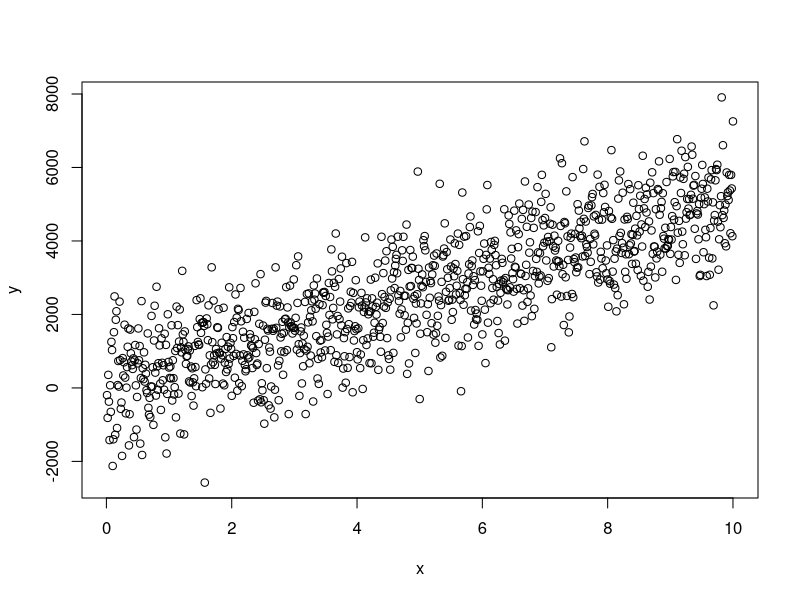
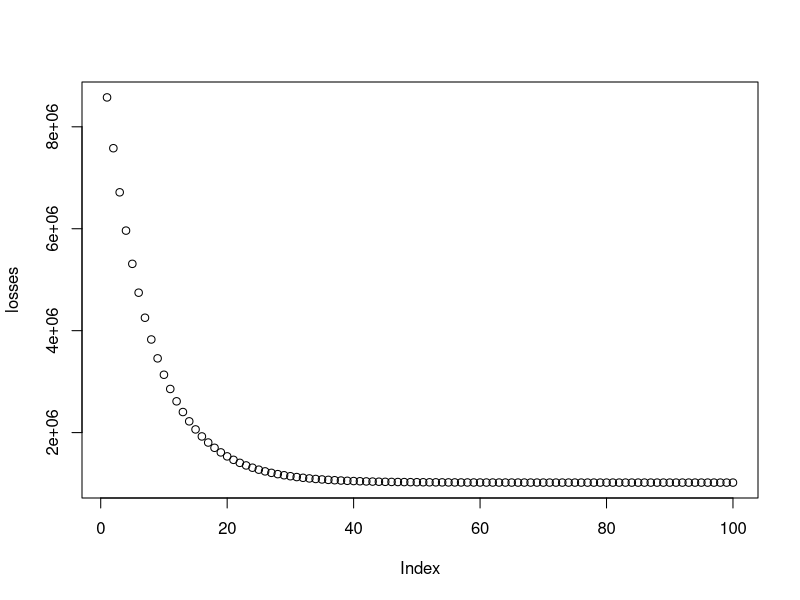
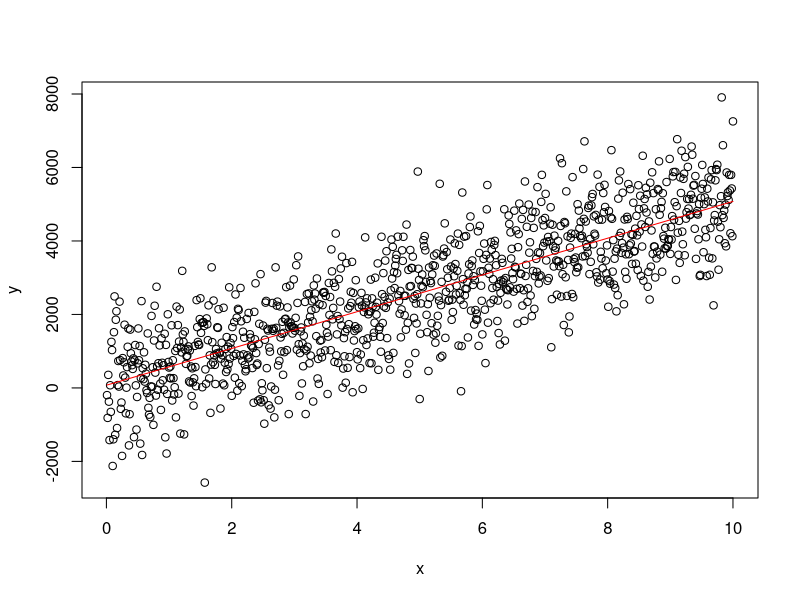

Write R code to recreate these figures, in order.
## ---- chunk 1
NUM_SAMPLES = 1000
SLOPE = 500
BIAS = 99

x = seq(0.01,10,by=0.01)
y = seq(0.01,10,by=0.01)

for (i in 1:length(x)) {
  y[i] = SLOPE * x[i] + BIAS + rnorm(1, mean=0, sd=1000)
}

plot(x,y)
## ---- chunk 2
step_size = 1e-3

# Gradient of mean squared error. 
gradient = function(w) {
  acc = c(0,0)
  for (i in 1:NUM_SAMPLES) {
    xi = c(1, x[i])
    acc = acc + 2 * xi * (sum(w * xi) - y[i])
  }
  return(acc / NUM_SAMPLES)
}

# Average squared error. 
loss = function(w) {
  acc = 0
  for (i in 1:NUM_SAMPLES) {
    xi = c(1, x[i])
    acc = acc + (y[i] - sum(xi * w)) ^ 2
  }
  return(acc / NUM_SAMPLES)
}
## ---- chunk 3
w = c(1, 1)
losses = c()

for (i in 1:100) {
  grad = gradient(w)
  w = w - step_size * grad
  losses[i] = loss(w)
}

plot(losses)
## ---- chunk 4
plot(x, y)
min_y = min(x) * w[2] + w[1]
max_y = max(x) * w[2] + w[1]
lines(c(min(x), max(x)), c(min_y, max_y), col="red")
